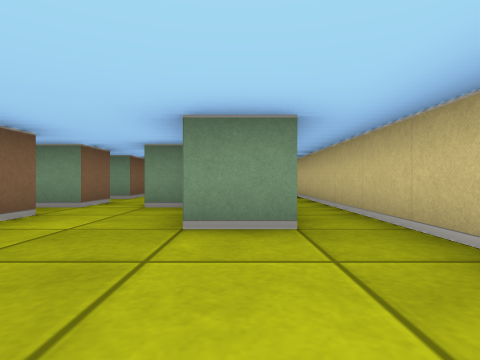
[1] (above)

17 first-person views from a walk through a cub3D ray-caster map. The camera is about half as high as the walls, looks level and sees 80° across. The floor is counted in squares. Each view is taken from the middle of a square. On the plan, view 1 faces up. The plan holds only what a view shows up to about 9 squares ahead; the rest is blank.

[2]
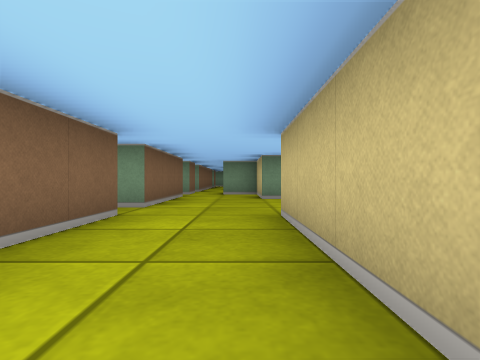

[3]
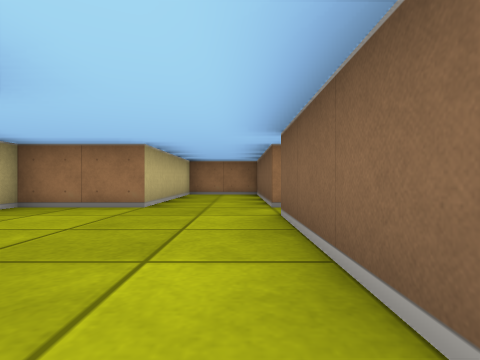

[4]
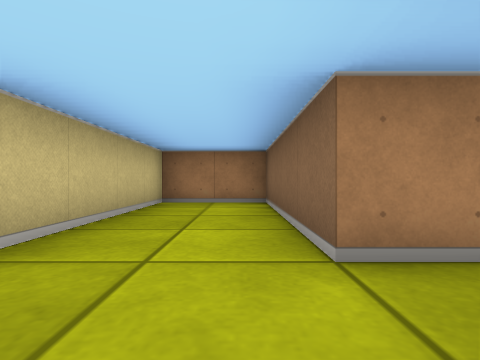

[5]
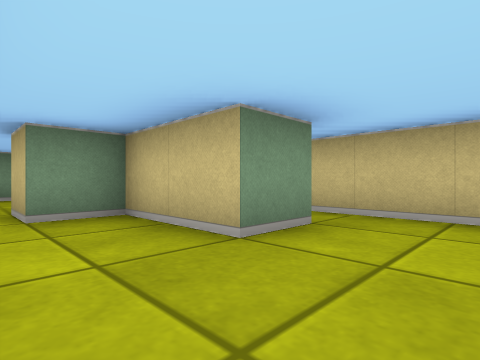

[6]
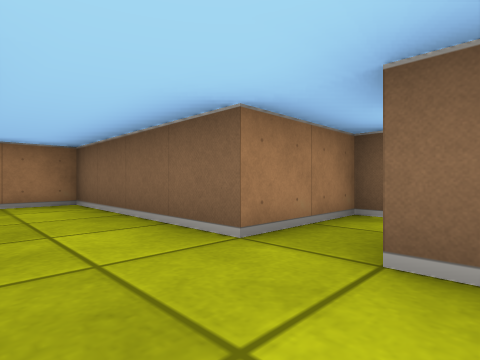

[7]
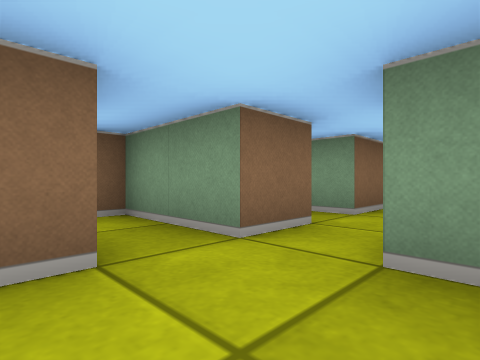

[8]
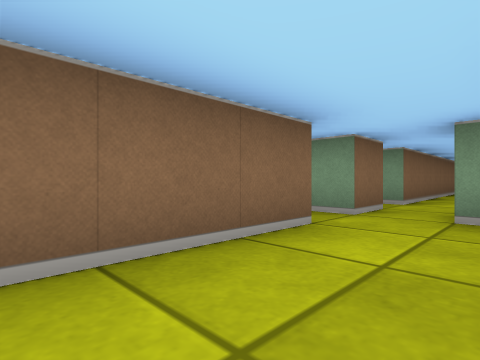

[9]
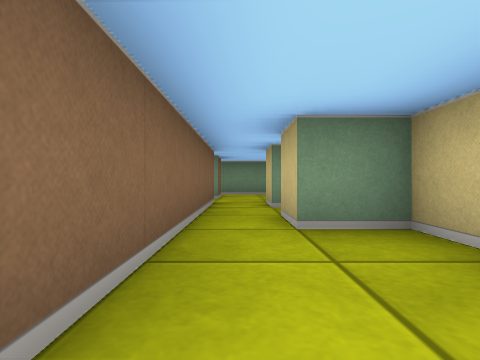

[10]
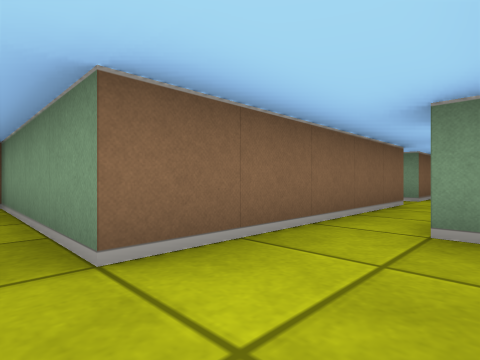

[11]
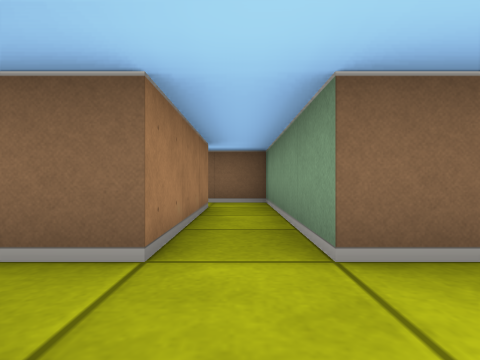

[12]
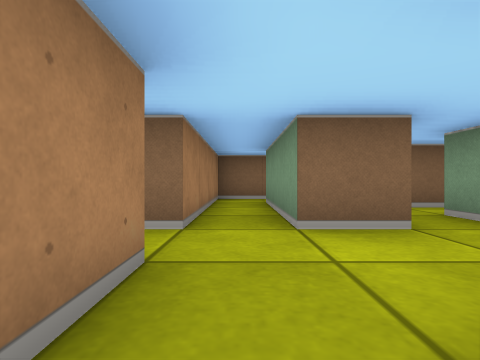

[13]
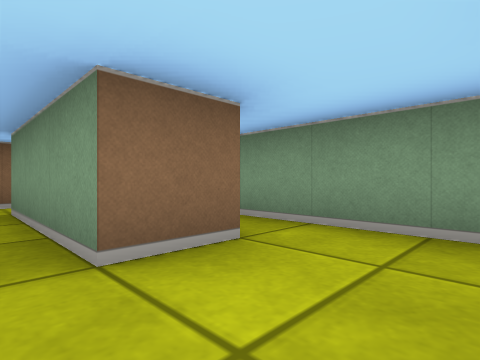

[14]
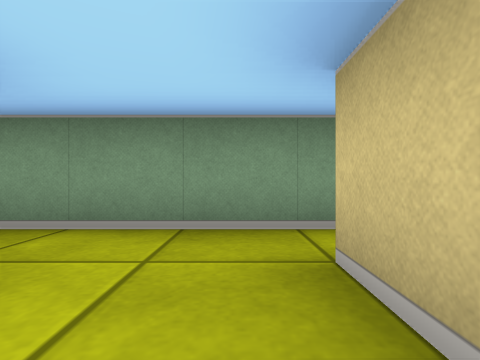

[15]
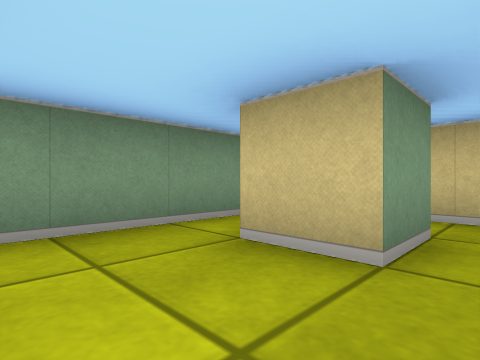

[16]
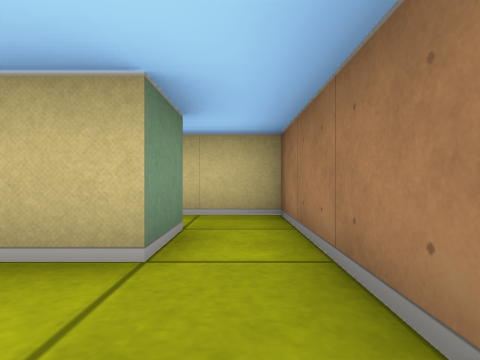

[17]
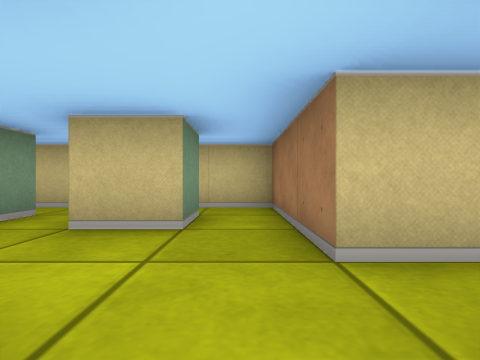

### Floor plan
Points are (right, up) in squares from view 1. A wall is a line through its corners. A room is listed if a view was taken in it or the views show most of it. See-through windows are left out.
Room 1 (views 1, 2, 4, 5, 6, 7, 8)
walls: (0.6, 2.5) (-0.5, 2.5) (-0.5, 3.5); (-2.5, 3.5) (-2.5, 0.5) (-3, 0.5); (-3.5, -0.5) (-2.5, -0.5) (-2.5, -4.5) (-0.5, -4.5) (-0.5, -0.5) (1.5, -0.5) (1.5, 7.4)
ways out: opening at (-1.5, 3) to room 2; opening at (-0.5, 10) to room 3; opening at (-3, 0)
Room 2 (view 3)
walls: (-2.5, 5.5) (-2.5, 4.5) (-3.5, 4.5); (-0.5, 3.5) (-0.5, 4.5) (-1.5, 4.5) (-1.5, 5.5)
ways out: opening at (-1.5, 3) to room 1; opening at (-2, 5) to room 3; opening at (-3, 4)
Room 3 (views 9, 10, 11)
walls: (-0.5, 7.8) (-0.5, 8.5) (-1.5, 8.5) (-1.5, 9.5); (-2.5, 10.5) (-2.5, 6.5) (-5.5, 6.5); (-5.5, 5.5) (-2.5, 5.5)
ways out: opening at (-0.5, 10) to room 1; opening at (-2, 5) to room 2; opening at (-2, 11) to room 4; opening at (-5, 6)
Room 4 (views 12, 13, 14, 15, 16, 17)
walls: (-2.5, 13.5) (-2.5, 12.5) (-5.5, 12.5); (0.5, 12.5) (-0.5, 12.5) (-0.5, 13.5); (0.5, 14.5) (-3.5, 14.5); (-1.5, 10.5) (-1.5, 11.5) (1.5, 11.5) (1.5, 12.8); (1.5, 14.6) (1.5, 15.2); (-6.5, 12.6) (-6.5, 11.5) (-2.5, 11.5) (-2.5, 10.5)
ways out: opening at (-2, 11) to room 3; opening at (-6, 12); opening at (-3, 14)

Where each view was taken, in squares from view 1:
view 1: 0 up, 0 right, facing up
view 2: 4 down, 1 left, facing up
view 3: 4 up, 2 left, facing down
view 4: 1 up, 2 left, facing down
view 5: 1 up, 2 left, facing up-right
view 6: 1 up, 1 left, facing down-left
view 7: 3 up, 1 left, facing up-left
view 8: 1 up, 1 left, facing up-left
view 9: 6 up, 2 left, facing up
view 10: 6 up, 1 left, facing up-left
view 11: 6 up, 1 left, facing left
view 12: 12 up, 0 right, facing left
view 13: 12 up, 1 left, facing up-left
view 14: 12 up, 1 left, facing up
view 15: 12 up, 2 left, facing up-right
view 16: 12 up, 2 left, facing right
view 17: 12 up, 3 left, facing right
